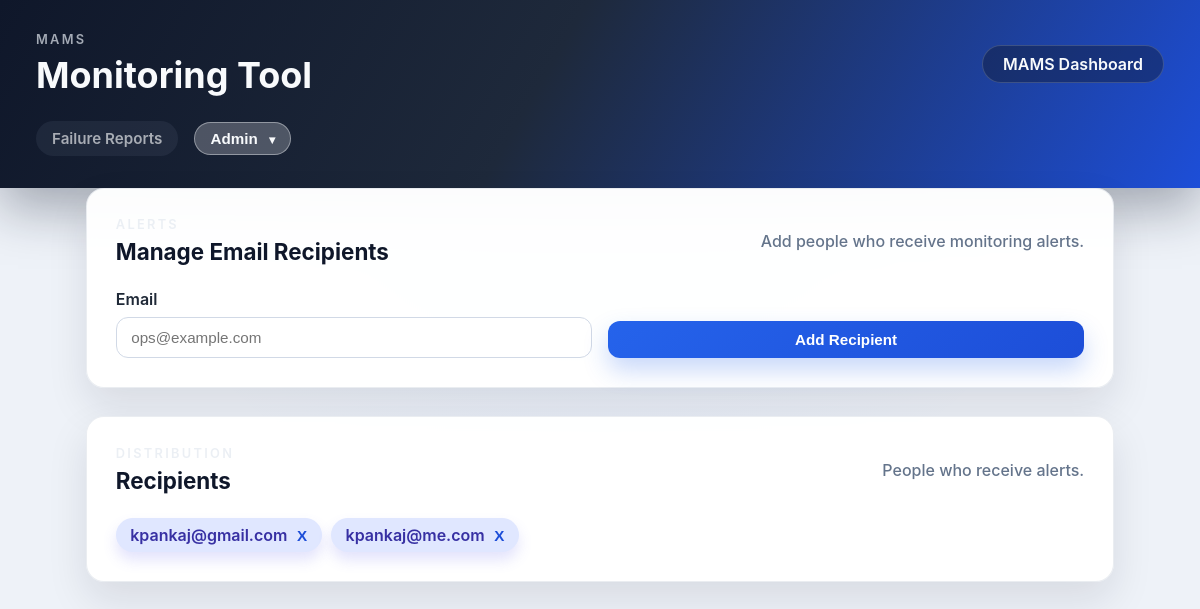
Page /recipients on the committed database.
### tables this page shows
CREATE TABLE notification_recipients (
    id INTEGER PRIMARY KEY AUTOINCREMENT,
    email TEXT NOT NULL UNIQUE
);

### monitoring_tool/app.py (the view)
    @app.route("/recipients", methods=["GET", "POST"])
    def recipients():
        if request.method == "POST":
            email = request.form.get("email", "").strip()
            if email:
                process_service.add_recipient(email)
                flash(f"Added recipient {email}.", "success")
            return redirect(url_for("recipients"))
        recipients_list = process_service.list_recipients()
        return render_template("recipients.html", recipients=recipients_list)

### monitoring_tool/db.py (called while the page is built)
def get_connection() -> sqlite3.Connection:
    connection = sqlite3.connect(DB_PATH)
    connection.row_factory = sqlite3.Row
    return connection

def query_all(query: str, params: Iterable | None = None) -> list[sqlite3.Row]:
    with get_connection() as connection:
        cursor = connection.execute(query, params or [])
        return cursor.fetchall()

### monitoring_tool/services/process_service.py (called while the page is built)
def list_recipients() -> list[str]:
    rows = db.query_all("SELECT email FROM notification_recipients ORDER BY email")
    return [row["email"] for row in rows]

### monitoring_tool/templates/recipients.html (shortened to what this page needs)
{% extends "base.html" %}
{% block content %}
<section class="panel">
  <div class="panel-header">
    <div>
      <p class="eyebrow">Alerts</p>
      <h2>Manage Email Recipients</h2>
    </div>
    <span class="helper-text">Add people who receive monitoring alerts.</span>
  </div>
  <form method="post" class="form-grid">
    <label>
      Email
      <input type="email" name="email" placeholder="ops@example.com" required>
    </label>
    <button type="submit" class="button primary">Add Recipient</button>
  </form>
</section>
<section class="panel">
  <div class="panel-header">
    <div>
      <p class="eyebrow">Distribution</p>
      <h2>Recipients</h2>
    </div>
    <span class="helper-text">People who receive alerts.</span>
  </div>
  <ul class="pill-list">
    {% for email in recipients %}
    <li class="pill-item">
      <span>{{ email }}</span>
      <form method="post" action="{{ url_for('delete_recipient') }}" class="inline-form">
        <button type="submit" class="pill-button">X</button>
      </form>
    </li>
  {% else %}
      <li>No recipients configured.</li>
    {% endfor %}
  </ul>
</section>
{% endblock %}

### monitoring_tool/static/styles.css (style rules this page uses)
:root { color-scheme: light; font-family: "Inter", "Segoe UI", system-ui, sans-serif; background: #eef2f8; color: #0f172a; }
* { box-sizing: border-box; }
body { margin: 0; min-height: 100vh; background: radial-gradient(circle at top, rgba(37, 99, 235, 0.08), transparent 55%), #eef2f8; }
.eyebrow { margin: 0 0 0.35rem; font-size: 0.8rem; text-transform: uppercase; letter-spacing: 0.18em; color: rgba(226, 232, 240, 0.7); font-weight: 600; }
.panel { background: rgba(255, 255, 255, 0.96); border-radius: 18px; padding: 1.8rem; box-shadow: 0 18px 40px rgba(15, 23, 42, 0.1); border: 1px solid rgba(148, 163, 184, 0.2); backdrop-filter: blur(6px); }
.panel-header { display: flex; flex-wrap: wrap; justify-content: space-between; align-items: center; gap: 1rem; margin-bottom: 1.5rem; }
.panel-header h2 { margin: 0; font-size: 1.4rem; }
.helper-text { color: #64748b; font-weight: 500; }
.form-grid { display: grid; gap: 1rem; grid-template-columns: repeat(auto-fit, minmax(220px, 1fr)); align-items: end; }
.form-grid label { display: flex; flex-direction: column; gap: 0.5rem; font-weight: 600; color: #1f2937; }
input { padding: 0.7rem 0.9rem; border-radius: 12px; border: 1px solid #d1d9e6; font-size: 0.95rem; transition: border 0.2s ease, box-shadow 0.2s ease; }
.button, button { padding: 0.65rem 1.4rem; border-radius: 12px; border: none; font-weight: 600; cursor: pointer; font-size: 0.95rem; transition: transform 0.2s ease, box-shadow 0.2s ease; }
.button.primary, button.primary, button { background: linear-gradient(135deg, #2563eb, #1d4ed8); color: #ffffff; box-shadow: 0 12px 25px rgba(37, 99, 235, 0.25); }
.pill-list { list-style: none; display: flex; gap: 0.6rem; padding: 0; margin: 0; flex-wrap: wrap; }
.pill-list li { background: #e0e7ff; color: #3730a3; padding: 0.45rem 0.9rem; border-radius: 999px; font-weight: 600; box-shadow: 0 8px 14px rgba(99, 102, 241, 0.18); }
.pill-item { display: inline-flex; align-items: center; gap: 0.6rem; }
.pill-button { border: none; background: transparent; color: #1d4ed8; font-weight: 600; cursor: pointer; padding: 0; box-shadow: none; }
.inline-form { margin-top: 0; }

### rows in the picture
notification_recipients: email "kpankaj@gmail.com"
notification_recipients: email "kpankaj@me.com"
